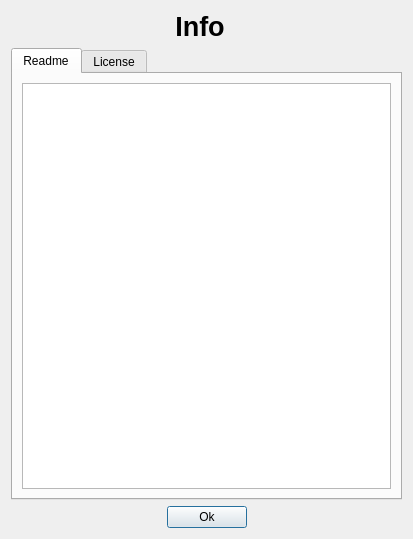
<?xml version="1.0" encoding="UTF-8"?>
<ui version="4.0">
 <class>Dialog</class>
 <widget class="QDialog" name="Dialog">
  <property name="enabled">
   <bool>true</bool>
  </property>
  <property name="geometry">
   <rect>
    <x>0</x>
    <y>0</y>
    <width>413</width>
    <height>539</height>
   </rect>
  </property>
  <property name="maximumSize">
   <size>
    <width>413</width>
    <height>539</height>
   </size>
  </property>
  <property name="cursor">
   <cursorShape>WhatsThisCursor</cursorShape>
  </property>
  <property name="windowTitle">
   <string>About</string>
  </property>
  <property name="windowIcon">
   <iconset resource="../video4fuze.qrc">
    <normaloff>:/icons/silver.png</normaloff>:/icons/silver.png</iconset>
  </property>
  <property name="locale">
   <locale language="C" country="AnyCountry"/>
  </property>
  <layout class="QVBoxLayout" name="verticalLayout">
   <item>
    <layout class="QHBoxLayout" name="horizontalLayout">
     <item>
      <widget class="QLabel" name="Appinfo">
       <property name="sizePolicy">
        <sizepolicy hsizetype="Expanding" vsizetype="Preferred">
         <horstretch>0</horstretch>
         <verstretch>0</verstretch>
        </sizepolicy>
       </property>
       <property name="cursor">
        <cursorShape>BlankCursor</cursorShape>
       </property>
       <property name="toolTip">
        <string/>
       </property>
       <property name="text">
        <string notr="true">&lt;!DOCTYPE HTML PUBLIC &quot;-//W3C//DTD HTML 4.0//EN&quot; &quot;http://www.w3.org/TR/REC-html40/strict.dtd&quot;&gt;
&lt;html&gt;&lt;head&gt;&lt;meta name=&quot;qrichtext&quot; content=&quot;1&quot; /&gt;&lt;style type=&quot;text/css&quot;&gt;
p, li { white-space: pre-wrap; }
&lt;/style&gt;&lt;/head&gt;&lt;body style=&quot; font-family:'DejaVu Sans'; font-size:9pt; font-weight:400; font-style:normal;&quot;&gt;
&lt;p style=&quot; margin-top:0px; margin-bottom:0px; margin-left:0px; margin-right:0px; -qt-block-indent:0; text-indent:0px;&quot;&gt;&lt;span style=&quot; font-size:20pt; font-weight:600;&quot;&gt;Info&lt;/span&gt;&lt;/p&gt;&lt;/body&gt;&lt;/html&gt;</string>
       </property>
       <property name="textFormat">
        <enum>Qt::RichText</enum>
       </property>
       <property name="alignment">
        <set>Qt::AlignCenter</set>
       </property>
       <property name="wordWrap">
        <bool>true</bool>
       </property>
      </widget>
     </item>
     <item>
      <layout class="QGridLayout" name="gridLayout_2">
       <item row="0" column="0">
        <spacer name="horizontalSpacer">
         <property name="orientation">
          <enum>Qt::Horizontal</enum>
         </property>
         <property name="sizeType">
          <enum>QSizePolicy::Minimum</enum>
         </property>
         <property name="sizeHint" stdset="0">
          <size>
           <width>0</width>
           <height>0</height>
          </size>
         </property>
        </spacer>
       </item>
       <item row="0" column="1">
        <widget class="QLabel" name="logo">
         <property name="sizePolicy">
          <sizepolicy hsizetype="Minimum" vsizetype="Minimum">
           <horstretch>0</horstretch>
           <verstretch>0</verstretch>
          </sizepolicy>
         </property>
         <property name="maximumSize">
          <size>
           <width>35</width>
           <height>52</height>
          </size>
         </property>
         <property name="cursor">
          <cursorShape>WhatsThisCursor</cursorShape>
         </property>
         <property name="autoFillBackground">
          <bool>false</bool>
         </property>
         <property name="locale">
          <locale language="C" country="AnyCountry"/>
         </property>
         <property name="text">
          <string/>
         </property>
         <property name="pixmap">
          <pixmap resource="../video4fuze.qrc">:/icons/black.png</pixmap>
         </property>
         <property name="scaledContents">
          <bool>true</bool>
         </property>
         <property name="alignment">
          <set>Qt::AlignCenter</set>
         </property>
         <property name="wordWrap">
          <bool>false</bool>
         </property>
        </widget>
       </item>
      </layout>
     </item>
    </layout>
   </item>
   <item>
    <widget class="QTabWidget" name="AboutTabs">
     <property name="sizePolicy">
      <sizepolicy hsizetype="Expanding" vsizetype="Expanding">
       <horstretch>0</horstretch>
       <verstretch>0</verstretch>
      </sizepolicy>
     </property>
     <property name="cursor">
      <cursorShape>WhatsThisCursor</cursorShape>
     </property>
     <property name="currentIndex">
      <number>0</number>
     </property>
     <widget class="QWidget" name="ReadmeTab">
      <property name="cursor">
       <cursorShape>WhatsThisCursor</cursorShape>
      </property>
      <property name="autoFillBackground">
       <bool>false</bool>
      </property>
      <attribute name="title">
       <string>Readme</string>
      </attribute>
      <layout class="QGridLayout" name="gridLayout">
       <item row="0" column="0">
        <widget class="QTextBrowser" name="ReadmeText">
         <property name="cursor" stdset="0">
          <cursorShape>WhatsThisCursor</cursorShape>
         </property>
        </widget>
       </item>
      </layout>
     </widget>
     <widget class="QWidget" name="LicenseTab">
      <attribute name="title">
       <string>License</string>
      </attribute>
      <layout class="QHBoxLayout" name="horizontalLayout_3">
       <item>
        <widget class="QTextBrowser" name="LicenseText">
         <property name="cursor" stdset="0">
          <cursorShape>WhatsThisCursor</cursorShape>
         </property>
        </widget>
       </item>
      </layout>
     </widget>
    </widget>
   </item>
   <item>
    <layout class="QHBoxLayout" name="horizontalLayout_2">
     <item>
      <spacer name="horizontalSpacer_3">
       <property name="orientation">
        <enum>Qt::Horizontal</enum>
       </property>
       <property name="sizeHint" stdset="0">
        <size>
         <width>28</width>
         <height>17</height>
        </size>
       </property>
      </spacer>
     </item>
     <item>
      <widget class="QPushButton" name="okButton">
       <property name="cursor">
        <cursorShape>PointingHandCursor</cursorShape>
       </property>
       <property name="text">
        <string>Ok</string>
       </property>
      </widget>
     </item>
     <item>
      <spacer name="horizontalSpacer_4">
       <property name="orientation">
        <enum>Qt::Horizontal</enum>
       </property>
       <property name="sizeHint" stdset="0">
        <size>
         <width>40</width>
         <height>20</height>
        </size>
       </property>
      </spacer>
     </item>
    </layout>
   </item>
  </layout>
 </widget>
 <resources>
  <include location="../video4fuze.qrc"/>
 </resources>
 <connections/>
</ui>
